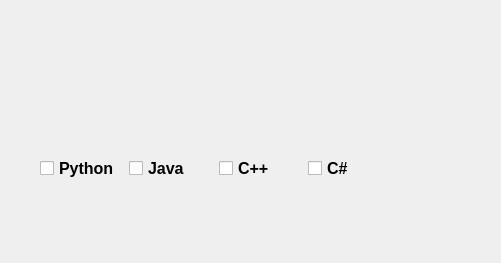
<?xml version="1.0" encoding="UTF-8"?>
<ui version="4.0">
 <class>Form</class>
 <widget class="QWidget" name="Form">
  <property name="geometry">
   <rect>
    <x>0</x>
    <y>0</y>
    <width>501</width>
    <height>263</height>
   </rect>
  </property>
  <property name="windowTitle">
   <string>Form</string>
  </property>
  <widget class="QWidget" name="">
   <property name="geometry">
    <rect>
     <x>40</x>
     <y>70</y>
     <width>351</width>
     <height>111</height>
    </rect>
   </property>
   <layout class="QVBoxLayout" name="verticalLayout">
    <item>
     <widget class="QLabel" name="label">
      <property name="font">
       <font>
        <pointsize>14</pointsize>
        <bold>true</bold>
       </font>
      </property>
      <property name="styleSheet">
       <string notr="true">QLabel {

color:&quot;red&quot;

}

QCheckBox {

color:&quot;green&quot;

}</string>
      </property>
      <property name="text">
       <string/>
      </property>
     </widget>
    </item>
    <item>
     <layout class="QHBoxLayout" name="horizontalLayout">
      <item>
       <widget class="QCheckBox" name="checkBox">
        <property name="font">
         <font>
          <pointsize>12</pointsize>
          <bold>true</bold>
         </font>
        </property>
        <property name="text">
         <string>Python</string>
        </property>
       </widget>
      </item>
      <item>
       <widget class="QCheckBox" name="checkBox_2">
        <property name="font">
         <font>
          <pointsize>12</pointsize>
          <bold>true</bold>
         </font>
        </property>
        <property name="text">
         <string>Java</string>
        </property>
       </widget>
      </item>
      <item>
       <widget class="QCheckBox" name="checkBox_3">
        <property name="font">
         <font>
          <pointsize>12</pointsize>
          <bold>true</bold>
         </font>
        </property>
        <property name="text">
         <string>C++</string>
        </property>
       </widget>
      </item>
      <item>
       <widget class="QCheckBox" name="checkBox_4">
        <property name="font">
         <font>
          <pointsize>12</pointsize>
          <bold>true</bold>
         </font>
        </property>
        <property name="text">
         <string>C#</string>
        </property>
       </widget>
      </item>
     </layout>
    </item>
   </layout>
  </widget>
 </widget>
 <resources/>
 <connections/>
</ui>
